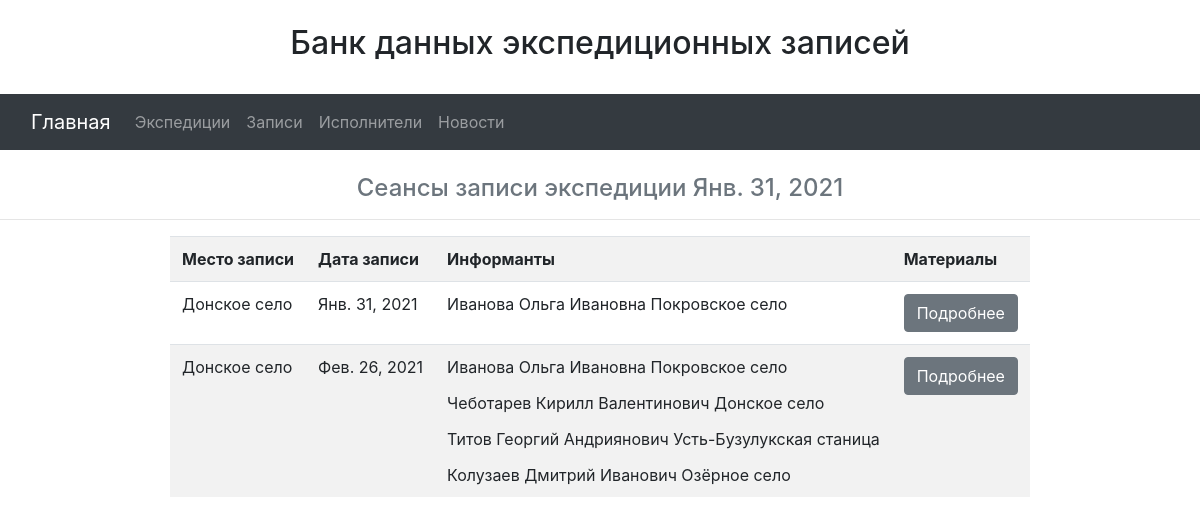
The app's page /seances/1 with its own data.
### folklore_base/apps/base/models.py (models this page shows, shortened)
class Expeditions(models.Model):
    begin_data_expedition = models.DateField(verbose_name='Дата начала экспедиции')
    end_data_expedition = models.DateField(verbose_name='Дата окончания экспедиции',
                                           null=True,
                                           blank=True)
    organisation_expedition = models.ForeignKey(Organisation,
                                                on_delete=models.DO_NOTHING,
                                                verbose_name='Организация')
    researcher_expedtion = models.ForeignKey(Researcher,
                                             on_delete=models.DO_NOTHING,
                                             verbose_name='Руководитель экспедиции')
    seanses_of_expedition = models.ManyToManyField(SeansOfRecord,
                                                   blank=True,
                                                   verbose_name='Сеансы записи')
    class Meta:
        verbose_name = 'Экспедиция'
        verbose_name_plural = 'Экспедиции'
        ordering = ['-begin_data_expedition']

class SeansOfRecord(models.Model):
    id_of_seance_of_record = models.AutoField(primary_key=True)
    data_seans_of_record = models.DateField(verbose_name='Дата сеанса записи')
    place_of_record = models.ForeignKey(Naspunkt,
                                        on_delete=models.DO_NOTHING,
                                        verbose_name='Место записи')
    informant_of_seanse = models.ManyToManyField(Informant,
                                                 verbose_name='Информанты сеанса')
    class Meta:
        verbose_name = 'Сеанс записи'
        verbose_name_plural = 'Сеансы записи'
        ordering = ['data_seans_of_record']

class Naspunkt(models.Model):
    rajon_naspunkt = models.ForeignKey(Rajon, on_delete=models.DO_NOTHING,
                                 verbose_name='Район')
    naspunkt_name = models.CharField(max_length=30,
                                     help_text='Населённый пункт',
                                     verbose_name='Населённый пункт')
    class Meta:
        verbose_name = 'Населённый пункт'
        verbose_name_plural = '04 Населенные пункты'
    def __str__(self):
        return self.naspunkt_name

class Informant(models.Model):
    fio = models.CharField(max_length=50,
                           help_text='Фамилия Имя Отчество указывать полностью',
                           verbose_name='ФИО')
    date_of_birth = models.IntegerField(verbose_name='Год рождения',
                                     blank=True,
                                     null=True,
                                     help_text='Указывать только год рождения. Точную дату при необходимости добавить в "Дополнительно"')
    place_of_residence = models.ForeignKey(Naspunkt,
                                           on_delete=models.DO_NOTHING,
                                           verbose_name='Место проживания')
    img_informant = models.ImageField(upload_to='informants/',
                                      blank=True,
                                      null=True,
                                      verbose_name='Фотография исполнителя')
    info_informant = models.TextField(verbose_name='Дополнительная информация',
                                      help_text='Здесь можно добавить такие сведения как: '
                                      'девичья фамилия, '
                                      'место рождения, '
                                      'год переезда, '
                                      'точная дата рождения, '
                                      'дата смерти, '
                                      'контактная информация',
                                      blank=True)
    class Meta:
        verbose_name = 'Информант'
        verbose_name_plural = 'Информанты'
    def __str__(self):
        return str(self.fio) + ' ' + str(self.place_of_residence)

### folklore_base/apps/base/views.py (the view)
# urls.py: path('seances/<int:pk>', ExpeditionDetail.as_view(), name = 'seances'),
class ExpeditionDetail(DetailView):
    model = Expeditions
    template_name = 'seances.html'

### folklore_base/apps/base/templates/seances.html (shortened to what this page needs)
{% extends 'base.html' %}
{% block content %}
<br><h4 class="text-center text-muted" >Сеансы записи экспедиции {{ object.name_organisation }} {{ object.begin_data_expedition }}</h4><hr>
<div class="row justify-content-center">
  <div class="col-auto">
    <table class="table table-striped">
      <tr>
        <th>Место записи</th>
        <th>Дата записи</th>
        <th>Информанты</th>
        <th>Материалы</th>
      </tr>
      {% for seance in object.seanses_of_expedition.all %}
      <tr>
        <td>{{ seance.place_of_record }}</td>
        <td>{{ seance.data_seans_of_record }}</td>
        <td>{% for inf in seance.informant_of_seanse.all %}
          <p class="card-text">{{ inf }}</p>
          {% endfor %}</td>
          <td><a href="{% url 'matherials' seance.id_of_seance_of_record %}" class="btn btn-secondary">Подробнее</a></td>
        </tr>
        {% endfor %}
      </table>
    </div>
  </div>
  {% endblock content %}

### records on screen
Expeditions: begin_data_expedition "Янв. 31, 2021"
SeansOfRecord: place_of_record "Донское село", data_seans_of_record "Янв. 31, 2021"
Informant: fio+place_of_residence "Иванова Ольга Ивановна Покровское село"
SeansOfRecord: place_of_record "Донское село", data_seans_of_record "Фев. 26, 2021"
Informant: fio+place_of_residence "Чеботарев Кирилл Валентинович Донское село"
Informant: fio+place_of_residence "Титов Георгий Андриянович Усть-Бузулукская станица"
Informant: fio+place_of_residence "Колузаев Дмитрий Иванович Озёрное село"
